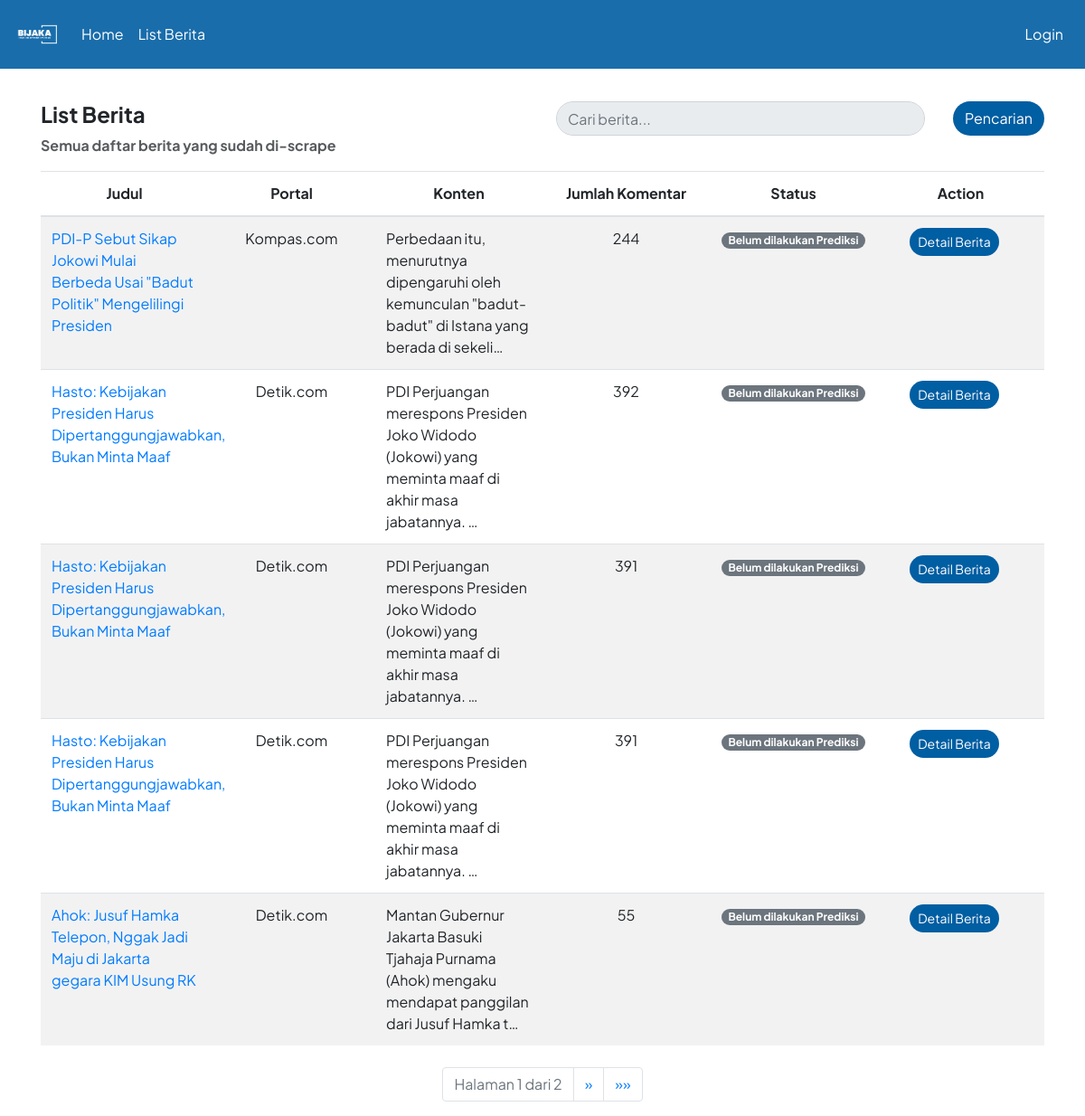
/list_berita/, run on the app's committed database.
### hateapp/models.py (models this page shows, shortened)
class Berita(models.Model):
    id = models.CharField(primary_key=True, max_length=8, default=generate_short_uuid, editable=False, unique=True)
    link = models.URLField()
    portal = models.CharField(max_length=50)
    judul = models.CharField(max_length=255)
    konten = models.TextField()
    jumlah_komentar = models.PositiveIntegerField()
    timestamp_scrape = models.DateTimeField(verbose_name='Timestamp Scrape')
    @property
    def status_prediksi(self):
        return all(komentar.prediksi is not None for komentar in self.komentar_set.all())

### hateapp/views.py (the view)
# urls.py: path('list_berita/', views.list_berita, name="list_berita"),
def list_berita(request):
    form = BeritaSearchForm(request.GET)
    berita_list = Berita.objects.order_by('-timestamp_scrape')
    if form.is_valid():
        search_query = form.cleaned_data['search']
        if search_query:
            berita_list = berita_list.filter(
                Q(judul__icontains=search_query) |
                Q(portal__icontains=search_query) |
                Q(konten__icontains=search_query)
            )
    page = request.GET.get('page', 1)
    paginator = Paginator(berita_list, 5)
    try:
        berita = paginator.page(page)
    except PageNotAnInteger:
        berita = paginator.page(1)
    except EmptyPage:
        berita = paginator.page(paginator.num_pages)
    return render(request, 'list_berita.html', {'berita_list': berita, 'berita': berita, 'form': form})

### hateapp/forms.py
class BeritaSearchForm(forms.Form):
    search = forms.CharField(max_length=255, required=False)

### templates/list_berita.html (shortened to what this page needs)
{% extends 'base.html' %}
{% block content %}
<div class="row">
    <div class="col-6">
        <h4><strong>List Berita</strong></h4>
        <p style="opacity: 0.75;"><strong>Semua daftar berita yang sudah di-scrape</strong></p>
    </div>
    <div class="col-6 text-left">
        <form method="get" action="{% url 'list_berita' %}">
            <div class="form-group">
                <div class="input-group mb-3">
                    <input style="border-radius: 20px;" type="text" class="form-control" placeholder="Cari berita..." name="search" value="{{ request.GET.search }}" autocomplete="off" readonly onfocus="this.removeAttribute('readonly');">
                    <div class="input-group-append">
                        <button class="btn" type="submit" style="background-color: #005EA2; color: #fff; border-radius: 20px; margin-left: 2em;">Pencarian</button>
                    </div>
                </div>
            </div>
        </form>
    </div>
</div>
<table class="table table-striped" style="table-layout: fixed; width: 100%;">
    <thead class="text-center">
        <tr>
            <th>Judul</th>
            <th>Portal</th>
            <th>Konten</th>
            <th>Jumlah Komentar</th>
            <th>Status</th>
            <th>Action</th>
        </tr>
    </thead>
    <tbody>
        {% for berita in berita_list %}
            <tr>
                <td style="width: 20%; text-wrap: wrap;"><a href="{{berita.link}}" class="text-decoration-none" target="_blank">{{ berita.judul }}</a></td>
                <td class="text-center" style="width: 15%;">{{ berita.portal }}</td>
                <td style="width: 35%;">{{ berita.konten|truncatechars:100 }}</td>
                <td class="text-center" style="width: 10%;">{{ berita.jumlah_komentar }}</td>
                <td class="text-center" style="width: 5%;">
                    {% if berita.status_prediksi %}
                        <span class="badge badge-pill badge-success">Sudah dilakukan Prediksi</span>
                    {% else %}
                        <span class="badge badge-pill badge-secondary">Belum dilakukan Prediksi</span>
                    {% endif %}
                </td>
                <td class="text-center" style="width: 5%;">
                    {% if user.is_staff %}
                    <div class="row">
                        <a href="{% url 'detail_berita' berita_id=berita.id %}" class="btn btn-sm" style="background-color: #005EA2; color: #fff; border-radius: 20px; margin-right: 1em;">Detail Berita</a>
                        <button type="button" class="btn btn-sm btn-danger" data-toggle="modal" data-target="#deleteModal{{ berita.id }}" style="border-radius: 20px;">
                            Hapus
                        </button>
                    </div>
                {% else %}
                        <a href="{% url 'detail_berita' berita_id=berita.id %}" class="btn btn-sm" style="background-color: #005EA2; color: #fff; border-radius: 20px; margin-right: 1em;">Detail Berita</a>
                {% endif %}
                </td>
            </tr>
        {% endfor %}
    </tbody>
</table>
    <div class="pagination mt-4 d-flex justify-content-center">
        <ul class="pagination justify-content-center">
            <li class="page-item disabled">
                <span class="page-link">
                    Halaman {{ berita.number }} dari {{ berita.paginator.num_pages }}
                </span>
            </li>
            {% if berita.has_next %}
                <li class="page-item">
                    <a class="page-link" href="?page={{ berita.next_page_number }}" aria-label="Next">
                        <span aria-hidden="true">&raquo;</span>
                    </a>
                </li>
                <li class="page-item">
                    <a class="page-link" href="?page={{ berita.paginator.num_pages }}" aria-label="Last">
                        <span aria-hidden="true">&raquo;&raquo;</span>
                    </a>
                </li>
            {% endif %}
        </ul>
    </div>
{% endblock %}

### templates/base.html (style rules this page uses)
h2, h1, p, div, a { font-family: 'Plus Jakarta Sans', sans-serif; }

### data on the page
Berita: judul "PDI-P Sebut Sikap Jokowi Mulai Berbeda Usai \"Badut Politik\" Mengelilingi Presiden", portal "Kompas.com", konten "Perbedaan itu, menurutnya dipengaruhi oleh kemunculan \"badut-badut\" di Istana yang berada di sekeli…", jumlah_komentar "244", shows "Belum dilakukan Prediksi"
Berita: judul "Hasto: Kebijakan Presiden Harus Dipertanggungjawabkan, Bukan Minta Maaf", portal "Detik.com", konten "PDI Perjuangan merespons Presiden Joko Widodo (Jokowi) yang meminta maaf di akhir masa jabatannya. …", jumlah_komentar "392", shows "Belum dilakukan Prediksi"
Berita: judul "Hasto: Kebijakan Presiden Harus Dipertanggungjawabkan, Bukan Minta Maaf", portal "Detik.com", konten "PDI Perjuangan merespons Presiden Joko Widodo (Jokowi) yang meminta maaf di akhir masa jabatannya. …", jumlah_komentar "391", shows "Belum dilakukan Prediksi"
Berita: judul "Hasto: Kebijakan Presiden Harus Dipertanggungjawabkan, Bukan Minta Maaf", portal "Detik.com", konten "PDI Perjuangan merespons Presiden Joko Widodo (Jokowi) yang meminta maaf di akhir masa jabatannya. …", jumlah_komentar "391", shows "Belum dilakukan Prediksi"
Berita: judul "Ahok: Jusuf Hamka Telepon, Nggak Jadi Maju di Jakarta gegara KIM Usung RK", portal "Detik.com", konten "Mantan Gubernur Jakarta Basuki Tjahaja Purnama (Ahok) mengaku mendapat panggilan dari Jusuf Hamka t…", jumlah_komentar "55", shows "Belum dilakukan Prediksi"

### other printed values
{{ berita.number }} "1"
{{ berita.paginator.num_pages }} "2"
